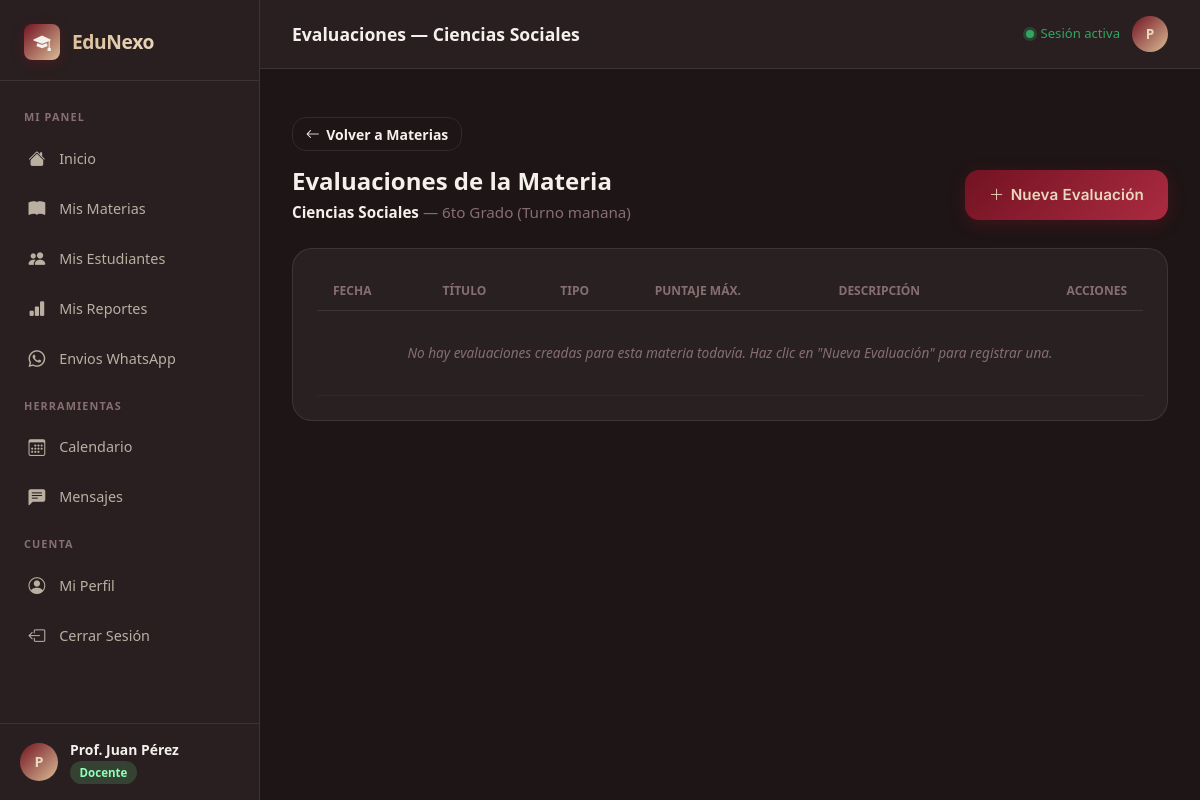
/docente/evaluaciones?cmd_id=4 (signed in), run on the app's committed database.
### tables this page shows
CREATE TABLE IF NOT EXISTS `curso_materia_docente` (
  `id` int NOT NULL AUTO_INCREMENT,
  `curso_id` int NOT NULL,
  `materia_id` int NOT NULL,
  `docente_id` int DEFAULT NULL,
  `activo` tinyint(1) NOT NULL DEFAULT '1',
  `created_at` timestamp NULL DEFAULT CURRENT_TIMESTAMP,
  `updated_at` timestamp NULL DEFAULT CURRENT_TIMESTAMP ON UPDATE CURRENT_TIMESTAMP,
  PRIMARY KEY (`id`),
  UNIQUE KEY `uq_cmd_curso_materia` (`curso_id`,`materia_id`),
  KEY `fk_cmd_materia` (`materia_id`),
  KEY `fk_cmd_docente` (`docente_id`),
  CONSTRAINT `fk_cmd_curso` FOREIGN KEY (`curso_id`) REFERENCES `cursos` (`id`) ON DELETE CASCADE,
  CONSTRAINT `fk_cmd_docente` FOREIGN KEY (`docente_id`) REFERENCES `usuarios` (`id`) ON DELETE SET NULL,
  CONSTRAINT `fk_cmd_materia` FOREIGN KEY (`materia_id`) REFERENCES `materias` (`id`) ON DELETE CASCADE
);

CREATE TABLE IF NOT EXISTS `materias` (
  `id` int NOT NULL AUTO_INCREMENT,
  `nombre` varchar(100) NOT NULL,
  `descripcion` varchar(255) DEFAULT NULL,
  `activo` tinyint(1) NOT NULL DEFAULT '1',
  `created_at` timestamp NULL DEFAULT CURRENT_TIMESTAMP,
  PRIMARY KEY (`id`),
  UNIQUE KEY `uq_materias_nombre` (`nombre`)
);

CREATE TABLE IF NOT EXISTS `cursos` (
  `id` int NOT NULL AUTO_INCREMENT,
  `nombre` varchar(80) NOT NULL,
  `turno` enum('manana','tarde','noche') DEFAULT 'manana',
  `activo` tinyint(1) NOT NULL DEFAULT '1',
  `created_at` timestamp NULL DEFAULT CURRENT_TIMESTAMP,
  PRIMARY KEY (`id`),
  UNIQUE KEY `uq_cursos_nombre_turno` (`nombre`,`turno`)
);

### app/controllers/DocenteEvaluacionesController.php (called while the page is built, shortened)
<?php
class DocenteEvaluacionesController {
    public function index() {
        $cmd_id = (int)($_GET['cmd_id'] ?? 0);
        $db = Database::getConnection();
        $stmtInfo = $db->prepare("
            SELECT cmd.id, c.nombre AS curso, c.turno, m.nombre AS materia, u.nombre AS docente_nombre
            FROM curso_materia_docente cmd
            JOIN cursos c ON c.id = cmd.curso_id
            JOIN materias m ON m.id = cmd.materia_id
            JOIN usuarios u ON u.id = cmd.docente_id
            WHERE cmd.id = ?
        ");
        $stmtInfo->execute([$cmd_id]);
        $info = $stmtInfo->fetch();
        $stmtEval = $db->prepare("
            SELECT e.*, t.nombre AS tipo_nombre, t.peso_porcentaje
            FROM evaluaciones e
            JOIN tipo_evaluacion t ON e.tipo_evaluacion_id = t.id
            WHERE e.curso_materia_docente_id = ?
            ORDER BY e.fecha DESC, e.id DESC
        ");
        $stmtEval->execute([$cmd_id]);
        $evaluaciones = $stmtEval->fetchAll();
        require __DIR__ . '/../views/docente/evaluaciones.php';
    }
}

### app/views/docente/evaluaciones.php (the view, shortened to what this page needs)
<?php
$pageTitle = 'Evaluaciones — ' . htmlspecialchars($info['materia'] ?? '');
require __DIR__ . '/../layouts/docente_header.php';
?>
<div style="margin-bottom: 2rem; padding-top: 1rem;">
    <div style="margin-bottom: 1rem;">
        <a href="/edunexo/docente/materias" class="btn-secondary" style="display: inline-flex; align-items: center; gap: 0.4rem; padding: 0.35rem 0.8rem; font-size: 0.875rem;">
            <i class="bi bi-arrow-left"></i> Volver a Materias
        </a>
    </div>
    <div style="display: flex; justify-content: space-between; align-items: center; flex-wrap: wrap; gap: 1rem; margin-bottom: 1.5rem;">
        <div>
            <h2 style="font-size: 1.5rem; font-weight: 700; margin: 0 0 0.3rem 0;">Evaluaciones de la Materia</h2>
            <p style="color: var(--text-muted); margin: 0; font-size: 0.95rem;">
                <strong style="color: var(--text-primary);"><?= htmlspecialchars($info['materia'] ?? '') ?></strong> &mdash; <?= htmlspecialchars($info['curso'] ?? '') ?> (Turno <?= htmlspecialchars($info['turno'] ?? 'Mañana') ?>)
            </p>
        </div>
        <div>
            <button type="button" class="btn-primary" style="display: inline-flex; align-items: center; gap: 0.4rem; margin: 0;" onclick="resetForm()">
                <i class="bi bi-plus-lg"></i> Nueva Evaluación
            </button>
        </div>
    </div>
    <div class="data-card">
        <div style="overflow-x:auto;">
            <table class="tbl">
                <thead>
                    <tr>
                        <th>Fecha</th>
                        <th>Título</th>
                        <th>Tipo</th>
                        <th>Puntaje Máx.</th>
                        <th>Descripción</th>
                        <th style="text-align: right;">Acciones</th>
                    </tr>
                </thead>
                <tbody>
                    <?php if (empty($evaluaciones)): ?>
                        <tr class="empty-row"><td colspan="6">No hay evaluaciones creadas para esta materia todavía. Haz clic en "Nueva Evaluación" para registrar una.</td></tr>
                    <?php endif; ?>
                </tbody>
            </table>
        </div>
    </div>
</div>
<?php require __DIR__ . '/../layouts/docente_footer.php'; ?>

### app/views/layouts/docente_header.php (shortened to what this page needs)
<?php
$nombre    = $_SESSION['nombre'];
$inicial   = htmlspecialchars(strtoupper(mb_substr($nombre, 0, 1, 'UTF-8')), ENT_QUOTES, 'UTF-8');
$uri       = $_SERVER['REQUEST_URI'];
function navActiveDocente(string $path): string {
    global $uri;
    return strpos($uri, $path) !== false ? 'active' : '';
}
?>
<!DOCTYPE html>
<html lang="es" data-bs-theme="dark">
<head>
    <link rel="stylesheet" href="/edunexo/public/css/style.css">
    <link href="https://cdn.jsdelivr.net/npm/bootstrap@5.3.3/dist/css/bootstrap.min.css" rel="stylesheet">
    <link rel="stylesheet" href="https://cdn.jsdelivr.net/npm/bootstrap-icons@1.11.3/font/bootstrap-icons.min.css">
</head>
<body>
<div class="dash-layout">
    <aside class="sidebar" id="sidebar" role="navigation" aria-label="Menu principal">
        <div class="sidebar-brand">
            <div class="sidebar-brand-icon"><i class="bi bi-mortarboard-fill"></i></div>
            <span class="sidebar-brand-name">EduNexo</span>
        </div>
        <nav class="sidebar-nav" id="sidebar-nav">
            <span class="nav-section-label">Mi Panel</span>
            <a href="/edunexo/dashboard" class="nav-item <?= navActiveDocente('/dashboard') ?>" data-spa>
                <span class="nav-item-icon"><i class="bi bi-house-fill"></i></span><span>Inicio</span>
            </a>
            <a href="/edunexo/docente/materias" class="nav-item <?= (navActiveDocente('/docente/materias') || navActiveDocente('/docente/evaluaciones') || navActiveDocente('/docente/notas')) ? 'active' : '' ?>" data-spa>
                <span class="nav-item-icon"><i class="bi bi-book-fill"></i></span><span>Mis Materias</span>
            </a>
            <a href="/edunexo/docente/estudiantes" class="nav-item <?= navActiveDocente('/docente/estudiantes') ?>" data-spa>
                <span class="nav-item-icon"><i class="bi bi-people-fill"></i></span><span>Mis Estudiantes</span>
            </a>
            <a href="/edunexo/docente/reportes" class="nav-item <?= navActiveDocente('/docente/reportes') ?>" data-spa>
                <span class="nav-item-icon"><i class="bi bi-bar-chart-fill"></i></span><span>Mis Reportes</span>
            </a>
            <a href="/edunexo/docente/envios-wa" class="nav-item <?= navActiveDocente('/docente/envios-wa') ?>" data-spa>
                <span class="nav-item-icon"><i class="bi bi-whatsapp"></i></span><span>Envios WhatsApp</span>
            </a>
            <span class="nav-section-label">Herramientas</span>
            <a href="/edunexo/docente/calendario" class="nav-item <?= navActiveDocente('/docente/calendario') ?>" data-spa>
                <span class="nav-item-icon"><i class="bi bi-calendar3"></i></span><span>Calendario</span>
            </a>
            <a href="/edunexo/docente/mensajes" class="nav-item <?= navActiveDocente('/docente/mensajes') ?>" data-spa>
                <span class="nav-item-icon"><i class="bi bi-chat-left-text-fill"></i></span><span>Mensajes</span>
            </a>
            <span class="nav-section-label">Cuenta</span>
            <a href="/edunexo/docente/perfil" class="nav-item <?= navActiveDocente('/docente/perfil') ?>" data-spa>
                <span class="nav-item-icon"><i class="bi bi-person-circle"></i></span><span>Mi Perfil</span>
            </a>
            <form method="POST" action="/edunexo/logout" class="logout-form">
                <button type="submit" class="nav-item danger">
                    <span class="nav-item-icon"><i class="bi bi-box-arrow-left"></i></span><span>Cerrar Sesión</span>
                </button>
            </form>
        </nav>
        <div class="sidebar-footer">
            <div class="sidebar-user">
                <div class="sidebar-avatar"><?= $inicial ?></div>
                <div class="sidebar-user-info">
                    <div class="sidebar-user-name"><?= htmlspecialchars($nombre) ?></div>
                    <div class="sidebar-user-role">
                        <span class="role-badge role-docente">docente</span>
                    </div>
                </div>
            </div>
        </div>
    </aside>
    <main class="dash-main">
        <header class="dash-topbar" id="dash-topbar">
            <div class="dash-topbar-title" id="topbar-title">
                <?= htmlspecialchars($pageTitle ?? 'Panel Docente') ?>
            </div>
            <div class="dash-topbar-actions">
                <span class="status-dot">Sesión activa</span>
                <div class="topbar-avatar"><?= $inicial ?></div>
            </div>
        </header>
        <div class="dash-content-wrapper" id="page-content">

### app/views/layouts/docente_header.php (style rules this page uses)
body { background-color: var(--bg-deep); color: var(--text-primary); }
.dash-content-wrapper { padding: 2rem; flex: 1; }
#page-content { animation: pageIn .22s ease both; }
a { text-decoration: none; }

### data on the page
curso_materia_docente: materia.nombre "Evaluaciones — Ciencias Sociales", materia.nombre "Ciencias Sociales", curso.nombre "6to Grado", curso.turno "manana"

### other printed values
$inicial "P"
$nombre "Prof. Juan Pérez"
